Frame 1 (no input): blank canvas, image omitted
Frame 60 (no input): blank canvas, image omitted
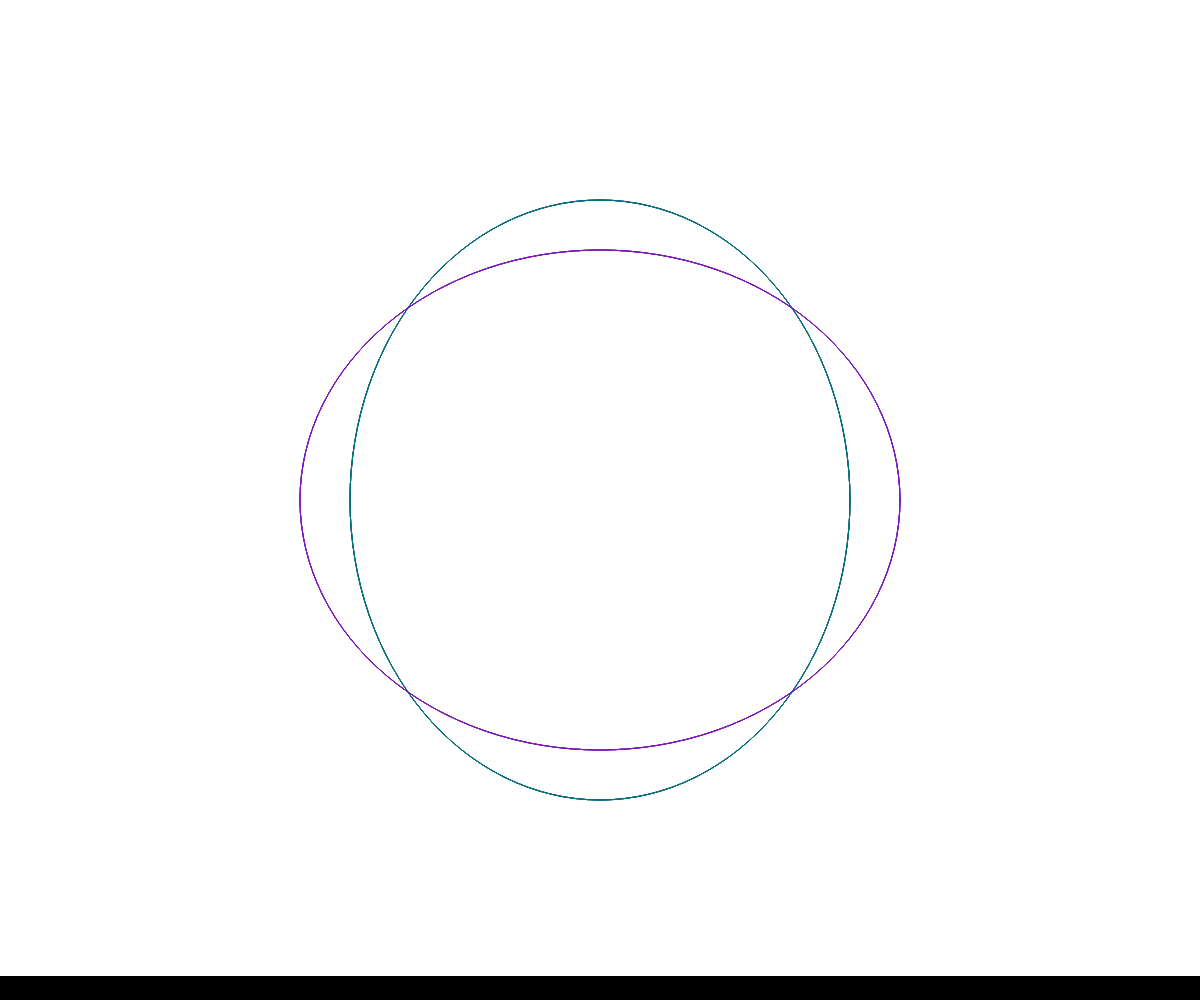
Frame 120 (the mouse pressed at the canvas centre since frame 60)

The p5.js sketch whose frames 1 and 60 were blank and that drew this single picture after the mouse press (run headless with seeded random() and noise() and a simulated clock; from frame 60 on, the mouse is pressed at the canvas centre):

// p5.js sketch
// ── sketch.js
    var w = 16;
    var h = 16;
    var index = 0;
    var righe;

function setup() {
      createCanvas(windowWidth, windowHeight);
      background(0,0,0);
      strokeWeight(0.5);
      //stroke(224);
      righe= int(windowHeight/h);
      //smooth(); //togliere per p5js
}

function draw() {
      var x1 = w*index;
      var x2 = x1 + w;
      var y1 = h*(righe-1); //indice della riga
      var y2 = h*righe;
      if (random(2) < 1) {
      	
      	c = color('hsb(278, 85%, 72%)');
      	
        stroke(c);
        strokeWeight(random(0.5));
        noFill();
        ellipse((windowWidth/2), (windowHeight/2), mouseX, mouseY);
        //fill(color(200,33,33));

         
        
      } else {
        stroke(0,random(255),random(255));
        strokeWeight(random(0.5));
        noFill();
        ellipse((windowWidth/2), (windowHeight/2), mouseY, mouseX);
        //fill(color(25,30,200));
        
}
      index++;
      if (index >= windowWidth/w) {
      image = get(0, windowHeight, windowWidth, h*(righe-1));
    
      background(0,0,0);
      set(0, 0, image);
      index = 0;
}



//da inserire sempre utilizzando windoWidth
// se ridimensiona la finestra ricalcola width e height canvas
function windowResized() {
  resizeCanvas(windowWidth, windowHeight);
}



} 
